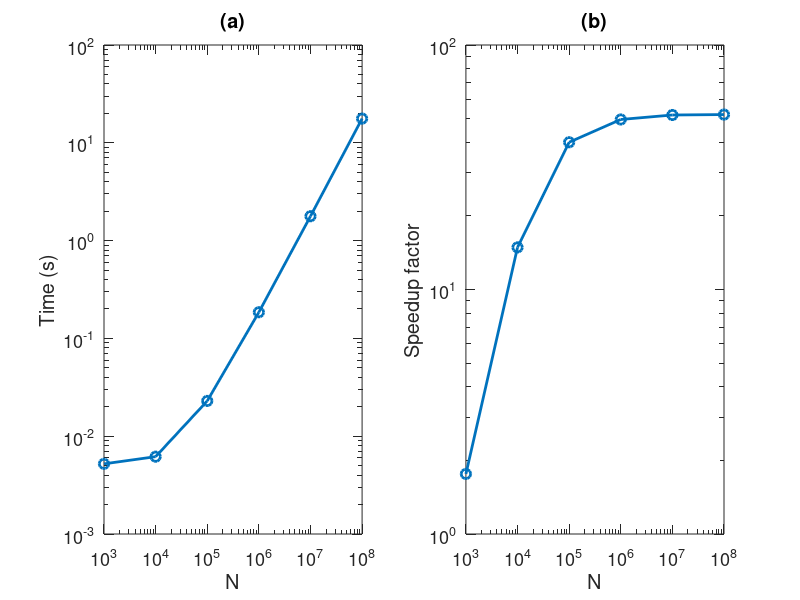
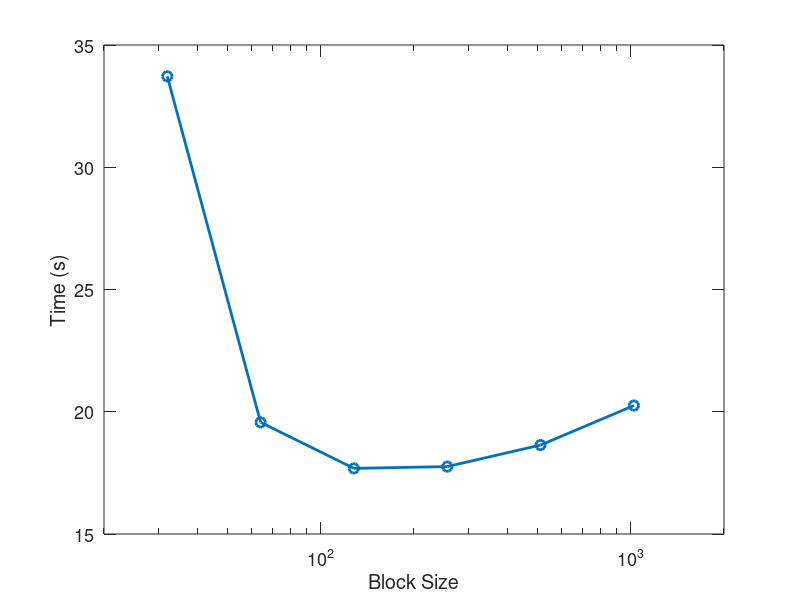

These figures' MATLAB source, in order:
clear; close all; fs=13;

N=[1,10,100,1000,10000,100000]*1000;
T=[0.0052160,0.0061760,0.022944,0.18519,1.7753,17.681];
speed_gpu=N./T;
speed_cpu=10^8/918.305;
ratio=speed_gpu/speed_cpu;

figure;

subplot(1,2,1);
loglog(N,T,'o-','linewidth',2,'markersize',7);
xlabel('N','fontsize',fs);
ylabel('Time (s)','fontsize',fs);
xlim([10^3,10^8]);
set(gca,'fontsize',fs,'xtick',10.^(3:8));
set(gca,'ticklength',get(gca,'ticklength')*2);
title('(a)');

subplot(1,2,2);
loglog(N,ratio,'o-','linewidth',2,'markersize',7);
xlabel('N','fontsize',fs);
ylabel('Speedup factor','fontsize',fs);
xlim([10^3,10^8]);
set(gca,'fontsize',fs,'xtick',10.^(3:8));
set(gca,'ticklength',get(gca,'ticklength')*2);
title('(b)');


B=[32,64,128,256,512,1024];
T=[33.719 19.567 17.684 17.757 18.638 20.253];

figure;
semilogx(B,T,'-o','linewidth',2,'markersize',7);
xlabel('Block Size','fontsize',fs);
ylabel('Time (s)','fontsize',fs);
xlim([20,2000]);
set(gca,'fontsize',fs,'xtick',10.^(1:5));
set(gca,'ticklength',get(gca,'ticklength')*2);




